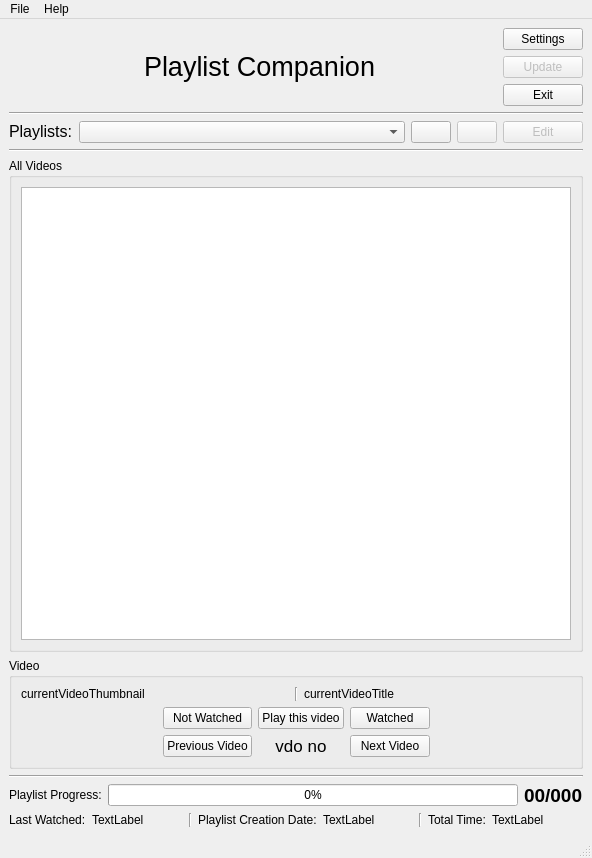
<?xml version="1.0" encoding="UTF-8"?>
<ui version="4.0">
 <class>MainWindow</class>
 <widget class="QMainWindow" name="MainWindow">
  <property name="geometry">
   <rect>
    <x>0</x>
    <y>0</y>
    <width>592</width>
    <height>858</height>
   </rect>
  </property>
  <property name="windowTitle">
   <string>Playlist Companion (OMyPlaylistAssistant)</string>
  </property>
  <property name="windowIcon">
   <iconset resource="Playlist-Companion_resources.qrc">
    <normaloff>:/logo/logo.svg</normaloff>:/logo/logo.svg</iconset>
  </property>
  <widget class="QWidget" name="centralwidget">
   <layout class="QVBoxLayout" name="verticalLayout_2">
    <item>
     <layout class="QHBoxLayout" name="horizontalLayout_7">
      <item>
       <layout class="QHBoxLayout" name="horizontalLayout_6">
        <item>
         <spacer name="horizontalSpacer_3">
          <property name="orientation">
           <enum>Qt::Orientation::Horizontal</enum>
          </property>
          <property name="sizeHint" stdset="0">
           <size>
            <width>40</width>
            <height>20</height>
           </size>
          </property>
         </spacer>
        </item>
        <item>
         <layout class="QHBoxLayout" name="horizontalLayout">
          <item>
           <widget class="QLabel" name="label">
            <property name="maximumSize">
             <size>
              <width>50</width>
              <height>50</height>
             </size>
            </property>
            <property name="text">
             <string/>
            </property>
            <property name="pixmap">
             <pixmap resource="Playlist-Companion_resources.qrc">:/logo/logo.svg</pixmap>
            </property>
            <property name="scaledContents">
             <bool>true</bool>
            </property>
           </widget>
          </item>
          <item>
           <widget class="QLabel" name="label_2">
            <property name="text">
             <string>&lt;html&gt;&lt;head/&gt;&lt;body&gt;&lt;p&gt;&lt;span style=&quot; font-size:20pt;&quot;&gt;Playlist Companion&lt;/span&gt;&lt;/p&gt;&lt;/body&gt;&lt;/html&gt;</string>
            </property>
           </widget>
          </item>
         </layout>
        </item>
        <item>
         <spacer name="horizontalSpacer_4">
          <property name="orientation">
           <enum>Qt::Orientation::Horizontal</enum>
          </property>
          <property name="sizeHint" stdset="0">
           <size>
            <width>40</width>
            <height>20</height>
           </size>
          </property>
         </spacer>
        </item>
       </layout>
      </item>
      <item>
       <layout class="QVBoxLayout" name="verticalLayout">
        <item>
         <widget class="QPushButton" name="pushButton_3">
          <property name="text">
           <string>Settings</string>
          </property>
          <property name="icon">
           <iconset theme="preferences-system"/>
          </property>
         </widget>
        </item>
        <item>
         <widget class="QPushButton" name="pushButton_4">
          <property name="enabled">
           <bool>false</bool>
          </property>
          <property name="text">
           <string>Update</string>
          </property>
         </widget>
        </item>
        <item>
         <widget class="QPushButton" name="pushButton_5">
          <property name="text">
           <string>Exit</string>
          </property>
          <property name="icon">
           <iconset theme="QIcon::ThemeIcon::WindowClose"/>
          </property>
         </widget>
        </item>
       </layout>
      </item>
     </layout>
    </item>
    <item>
     <widget class="Line" name="line">
      <property name="orientation">
       <enum>Qt::Orientation::Horizontal</enum>
      </property>
     </widget>
    </item>
    <item>
     <layout class="QHBoxLayout" name="horizontalLayout_2">
      <item>
       <widget class="QLabel" name="label_3">
        <property name="sizePolicy">
         <sizepolicy hsizetype="Fixed" vsizetype="Fixed">
          <horstretch>0</horstretch>
          <verstretch>0</verstretch>
         </sizepolicy>
        </property>
        <property name="text">
         <string>&lt;html&gt;&lt;head/&gt;&lt;body&gt;&lt;p&gt;&lt;span style=&quot; font-size:12pt;&quot;&gt;Playlists:&lt;/span&gt;&lt;/p&gt;&lt;/body&gt;&lt;/html&gt;</string>
        </property>
       </widget>
      </item>
      <item>
       <widget class="QComboBox" name="playlistList"/>
      </item>
      <item>
       <widget class="QPushButton" name="createNewPlaylist">
        <property name="sizePolicy">
         <sizepolicy hsizetype="Fixed" vsizetype="Fixed">
          <horstretch>0</horstretch>
          <verstretch>0</verstretch>
         </sizepolicy>
        </property>
        <property name="text">
         <string/>
        </property>
        <property name="icon">
         <iconset theme="QIcon::ThemeIcon::ListAdd"/>
        </property>
       </widget>
      </item>
      <item>
       <widget class="QPushButton" name="removePlaylist">
        <property name="enabled">
         <bool>false</bool>
        </property>
        <property name="sizePolicy">
         <sizepolicy hsizetype="Fixed" vsizetype="Fixed">
          <horstretch>0</horstretch>
          <verstretch>0</verstretch>
         </sizepolicy>
        </property>
        <property name="text">
         <string/>
        </property>
        <property name="icon">
         <iconset theme="QIcon::ThemeIcon::ListRemove"/>
        </property>
       </widget>
      </item>
      <item>
       <widget class="QPushButton" name="editPlaylistButton">
        <property name="enabled">
         <bool>false</bool>
        </property>
        <property name="sizePolicy">
         <sizepolicy hsizetype="Fixed" vsizetype="Fixed">
          <horstretch>0</horstretch>
          <verstretch>0</verstretch>
         </sizepolicy>
        </property>
        <property name="text">
         <string>Edit</string>
        </property>
        <property name="icon">
         <iconset theme="applications-accessories"/>
        </property>
       </widget>
      </item>
     </layout>
    </item>
    <item>
     <widget class="Line" name="line_5">
      <property name="orientation">
       <enum>Qt::Orientation::Horizontal</enum>
      </property>
     </widget>
    </item>
    <item>
     <widget class="QGroupBox" name="allVideos_groupBox">
      <property name="title">
       <string>All Videos</string>
      </property>
      <layout class="QVBoxLayout" name="verticalLayout_3">
       <item>
        <widget class="QTableWidget" name="allVideosTableWidget">
         <property name="selectionMode">
          <enum>QAbstractItemView::SelectionMode::SingleSelection</enum>
         </property>
         <property name="selectionBehavior">
          <enum>QAbstractItemView::SelectionBehavior::SelectRows</enum>
         </property>
         <property name="wordWrap">
          <bool>true</bool>
         </property>
        </widget>
       </item>
      </layout>
     </widget>
    </item>
    <item>
     <widget class="QGroupBox" name="videoGroupBox">
      <property name="title">
       <string>Video</string>
      </property>
      <layout class="QVBoxLayout" name="verticalLayout_4">
       <item>
        <layout class="QHBoxLayout" name="horizontalLayout_8">
         <item>
          <widget class="QLabel" name="currentVideoThumbnail">
           <property name="text">
            <string>currentVideoThumbnail</string>
           </property>
          </widget>
         </item>
         <item>
          <widget class="Line" name="line_6">
           <property name="orientation">
            <enum>Qt::Orientation::Vertical</enum>
           </property>
          </widget>
         </item>
         <item>
          <widget class="QLabel" name="currentVideoTitle">
           <property name="text">
            <string>currentVideoTitle</string>
           </property>
          </widget>
         </item>
        </layout>
       </item>
       <item>
        <layout class="QHBoxLayout" name="horizontalLayout_5">
         <item>
          <spacer name="horizontalSpacer">
           <property name="orientation">
            <enum>Qt::Orientation::Horizontal</enum>
           </property>
           <property name="sizeHint" stdset="0">
            <size>
             <width>40</width>
             <height>20</height>
            </size>
           </property>
          </spacer>
         </item>
         <item>
          <layout class="QGridLayout" name="gridLayout">
           <item row="1" column="0">
            <widget class="QPushButton" name="pushButton_2">
             <property name="text">
              <string>Previous Video</string>
             </property>
             <property name="icon">
              <iconset theme="QIcon::ThemeIcon::GoPrevious"/>
             </property>
            </widget>
           </item>
           <item row="1" column="2">
            <widget class="QPushButton" name="pushButton">
             <property name="text">
              <string>Next Video</string>
             </property>
             <property name="icon">
              <iconset theme="QIcon::ThemeIcon::GoNext"/>
             </property>
            </widget>
           </item>
           <item row="0" column="2">
            <widget class="QPushButton" name="watchedThisVdo">
             <property name="text">
              <string>Watched</string>
             </property>
             <property name="icon">
              <iconset theme="QIcon::ThemeIcon::DocumentSend"/>
             </property>
            </widget>
           </item>
           <item row="0" column="1">
            <widget class="QPushButton" name="playThisVdo">
             <property name="sizePolicy">
              <sizepolicy hsizetype="Minimum" vsizetype="Fixed">
               <horstretch>0</horstretch>
               <verstretch>0</verstretch>
              </sizepolicy>
             </property>
             <property name="text">
              <string>Play this video</string>
             </property>
             <property name="icon">
              <iconset theme="QIcon::ThemeIcon::MediaPlaybackStart"/>
             </property>
            </widget>
           </item>
           <item row="0" column="0">
            <widget class="QPushButton" name="pushButton_6">
             <property name="sizePolicy">
              <sizepolicy hsizetype="Minimum" vsizetype="Fixed">
               <horstretch>0</horstretch>
               <verstretch>0</verstretch>
              </sizepolicy>
             </property>
             <property name="text">
              <string>Not Watched</string>
             </property>
             <property name="icon">
              <iconset theme="QIcon::ThemeIcon::EditClear"/>
             </property>
            </widget>
           </item>
           <item row="1" column="1">
            <widget class="QLabel" name="label_10">
             <property name="font">
              <font>
               <pointsize>13</pointsize>
              </font>
             </property>
             <property name="text">
              <string>vdo no</string>
             </property>
             <property name="alignment">
              <set>Qt::AlignmentFlag::AlignCenter</set>
             </property>
             <property name="wordWrap">
              <bool>true</bool>
             </property>
            </widget>
           </item>
          </layout>
         </item>
         <item>
          <spacer name="horizontalSpacer_2">
           <property name="orientation">
            <enum>Qt::Orientation::Horizontal</enum>
           </property>
           <property name="sizeHint" stdset="0">
            <size>
             <width>40</width>
             <height>20</height>
            </size>
           </property>
          </spacer>
         </item>
        </layout>
       </item>
      </layout>
     </widget>
    </item>
    <item>
     <widget class="Line" name="line_4">
      <property name="orientation">
       <enum>Qt::Orientation::Horizontal</enum>
      </property>
     </widget>
    </item>
    <item>
     <layout class="QHBoxLayout" name="horizontalLayout_3">
      <item>
       <widget class="QLabel" name="label_4">
        <property name="sizePolicy">
         <sizepolicy hsizetype="Preferred" vsizetype="Fixed">
          <horstretch>0</horstretch>
          <verstretch>0</verstretch>
         </sizepolicy>
        </property>
        <property name="text">
         <string>Playlist Progress:</string>
        </property>
       </widget>
      </item>
      <item>
       <widget class="QProgressBar" name="progressBar">
        <property name="value">
         <number>0</number>
        </property>
        <property name="invertedAppearance">
         <bool>false</bool>
        </property>
        <property name="format">
         <string>%p%</string>
        </property>
       </widget>
      </item>
      <item>
       <widget class="QLabel" name="playlistProgressCount">
        <property name="sizePolicy">
         <sizepolicy hsizetype="Preferred" vsizetype="Fixed">
          <horstretch>0</horstretch>
          <verstretch>0</verstretch>
         </sizepolicy>
        </property>
        <property name="text">
         <string>&lt;html&gt;&lt;head/&gt;&lt;body&gt;&lt;p&gt;&lt;span style=&quot; font-size:14pt; font-weight:700;&quot;&gt;00/000&lt;/span&gt;&lt;/p&gt;&lt;/body&gt;&lt;/html&gt;</string>
        </property>
       </widget>
      </item>
     </layout>
    </item>
    <item>
     <layout class="QHBoxLayout" name="horizontalLayout_4">
      <item>
       <widget class="QLabel" name="label_6">
        <property name="sizePolicy">
         <sizepolicy hsizetype="Fixed" vsizetype="Fixed">
          <horstretch>0</horstretch>
          <verstretch>0</verstretch>
         </sizepolicy>
        </property>
        <property name="text">
         <string>Last Watched:</string>
        </property>
       </widget>
      </item>
      <item>
       <widget class="QLabel" name="lastWatched">
        <property name="sizePolicy">
         <sizepolicy hsizetype="Preferred" vsizetype="Fixed">
          <horstretch>0</horstretch>
          <verstretch>0</verstretch>
         </sizepolicy>
        </property>
        <property name="text">
         <string>TextLabel</string>
        </property>
       </widget>
      </item>
      <item>
       <widget class="Line" name="line_2">
        <property name="orientation">
         <enum>Qt::Orientation::Vertical</enum>
        </property>
       </widget>
      </item>
      <item>
       <widget class="QLabel" name="label_5">
        <property name="sizePolicy">
         <sizepolicy hsizetype="Fixed" vsizetype="Fixed">
          <horstretch>0</horstretch>
          <verstretch>0</verstretch>
         </sizepolicy>
        </property>
        <property name="text">
         <string>Playlist Creation Date:</string>
        </property>
       </widget>
      </item>
      <item>
       <widget class="QLabel" name="playlistCreationDate">
        <property name="sizePolicy">
         <sizepolicy hsizetype="Preferred" vsizetype="Fixed">
          <horstretch>0</horstretch>
          <verstretch>0</verstretch>
         </sizepolicy>
        </property>
        <property name="text">
         <string>TextLabel</string>
        </property>
       </widget>
      </item>
      <item>
       <widget class="Line" name="line_3">
        <property name="orientation">
         <enum>Qt::Orientation::Vertical</enum>
        </property>
       </widget>
      </item>
      <item>
       <widget class="QLabel" name="label_7">
        <property name="sizePolicy">
         <sizepolicy hsizetype="Fixed" vsizetype="Fixed">
          <horstretch>0</horstretch>
          <verstretch>0</verstretch>
         </sizepolicy>
        </property>
        <property name="text">
         <string>Total Time:</string>
        </property>
       </widget>
      </item>
      <item>
       <widget class="QLabel" name="totalTime">
        <property name="sizePolicy">
         <sizepolicy hsizetype="Preferred" vsizetype="Fixed">
          <horstretch>0</horstretch>
          <verstretch>0</verstretch>
         </sizepolicy>
        </property>
        <property name="text">
         <string>TextLabel</string>
        </property>
       </widget>
      </item>
     </layout>
    </item>
   </layout>
  </widget>
  <widget class="QMenuBar" name="menubar">
   <property name="geometry">
    <rect>
     <x>0</x>
     <y>0</y>
     <width>592</width>
     <height>22</height>
    </rect>
   </property>
   <widget class="QMenu" name="menuFile">
    <property name="title">
     <string>File</string>
    </property>
    <addaction name="actionExit"/>
   </widget>
   <widget class="QMenu" name="menuHelp">
    <property name="title">
     <string>Help</string>
    </property>
    <addaction name="actionAbout"/>
   </widget>
   <addaction name="menuFile"/>
   <addaction name="menuHelp"/>
  </widget>
  <widget class="QStatusBar" name="statusbar"/>
  <action name="actionAbout">
   <property name="text">
    <string>About</string>
   </property>
  </action>
  <action name="actionExit">
   <property name="text">
    <string>Exit</string>
   </property>
  </action>
 </widget>
 <resources>
  <include location="Playlist-Companion_resources.qrc"/>
 </resources>
 <connections>
  <connection>
   <sender>pushButton_5</sender>
   <signal>clicked()</signal>
   <receiver>MainWindow</receiver>
   <slot>close()</slot>
   <hints>
    <hint type="sourcelabel">
     <x>803</x>
     <y>107</y>
    </hint>
    <hint type="destinationlabel">
     <x>801</x>
     <y>205</y>
    </hint>
   </hints>
  </connection>
 </connections>
</ui>
